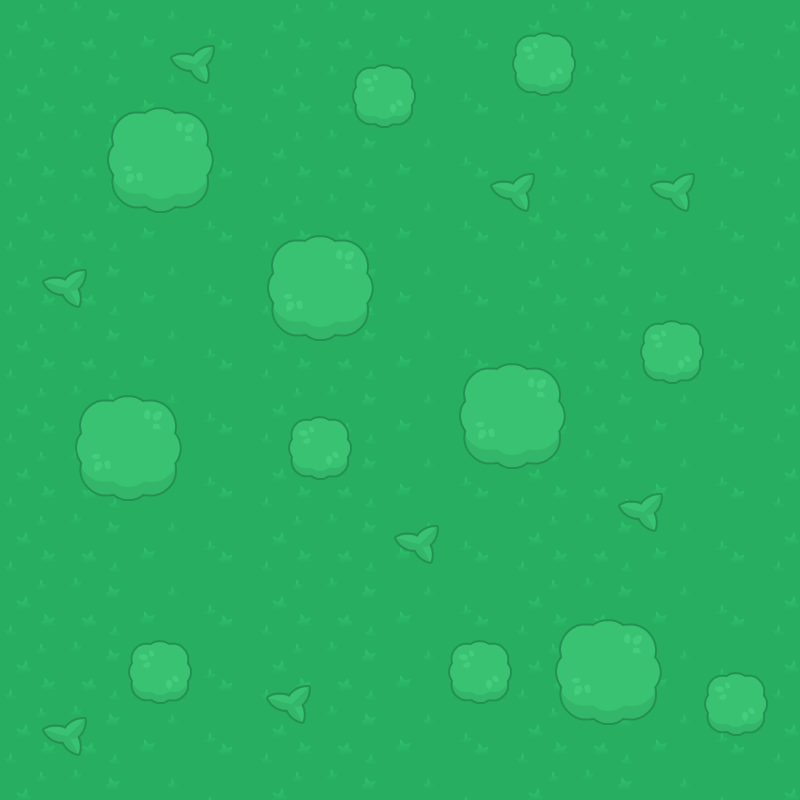

A level layout from a 2D game, rendered from its tile map. Below: a short description, then the map file with its tile-grid data intact:
An orthogonal 25x25 tile map with 32x32 px tiles, 2 tile layers (bot, top).

<map version="1.4" tiledversion="1.4.2" orientation="orthogonal" renderorder="right-down" width="25" height="25" tilewidth="32" tileheight="32" infinite="0" nextlayerid="3" nextobjectid="1">
 <tileset firstgid="1" name="tilesheet_complete" tilewidth="32" tileheight="32" tilecount="2160" columns="54">
  <image source="tilesheet_complete.png" width="1728" height="1280" />
  <tile id="684">
   <properties>
    <property name="collides" type="bool" value="true" />
   </properties>
  </tile>
  <tile id="685">
   <properties>
    <property name="collides" type="bool" value="true" />
   </properties>
  </tile>
  <tile id="686">
   <properties>
    <property name="collides" type="bool" value="true" />
   </properties>
  </tile>
  <tile id="687">
   <properties>
    <property name="collides" type="bool" value="true" />
   </properties>
  </tile>
  <tile id="738">
   <properties>
    <property name="collides" type="bool" value="true" />
   </properties>
  </tile>
  <tile id="739">
   <properties>
    <property name="collides" type="bool" value="true" />
   </properties>
  </tile>
  <tile id="740">
   <properties>
    <property name="collides" type="bool" value="true" />
   </properties>
  </tile>
  <tile id="741">
   <properties>
    <property name="collides" type="bool" value="true" />
   </properties>
  </tile>
  <tile id="792">
   <properties>
    <property name="collides" type="bool" value="true" />
   </properties>
  </tile>
  <tile id="793">
   <properties>
    <property name="collides" type="bool" value="true" />
   </properties>
  </tile>
  <tile id="794">
   <properties>
    <property name="collides" type="bool" value="true" />
   </properties>
  </tile>
  <tile id="795">
   <properties>
    <property name="collides" type="bool" value="true" />
   </properties>
  </tile>
  <tile id="846">
   <properties>
    <property name="collides" type="bool" value="true" />
   </properties>
  </tile>
  <tile id="847">
   <properties>
    <property name="collides" type="bool" value="true" />
   </properties>
  </tile>
  <tile id="848">
   <properties>
    <property name="collides" type="bool" value="true" />
   </properties>
  </tile>
  <tile id="849">
   <properties>
    <property name="collides" type="bool" value="true" />
   </properties>
  </tile>
 </tileset>
 <layer id="1" name="bot" width="25" height="25">
  <data encoding="csv">
1,2,3,4,5,6,7,8,1,2,3,4,5,6,7,8,1,2,3,4,5,6,7,8,1,
55,56,57,58,59,60,61,62,55,56,57,58,59,60,61,62,55,56,57,58,59,60,61,62,55,
1,2,3,4,5,6,7,8,1,2,3,4,5,6,7,8,1,2,3,4,5,6,7,8,1,
55,56,57,58,59,60,61,62,55,56,57,58,59,60,61,62,55,56,57,58,59,60,61,62,55,
1,2,3,4,5,6,7,8,1,2,3,4,5,6,7,8,1,2,3,4,5,6,7,8,1,
55,56,57,58,59,60,61,62,55,56,57,58,59,60,61,62,55,56,57,58,59,60,61,62,55,
1,2,3,4,5,6,7,8,1,2,3,4,5,6,7,8,1,2,3,4,5,6,7,8,1,
55,56,57,58,59,60,61,62,55,56,57,58,59,60,61,62,55,56,57,58,59,60,61,62,55,
1,2,3,4,5,6,7,8,1,2,3,4,5,6,7,8,1,2,3,4,5,6,7,8,1,
55,56,57,58,59,60,61,62,55,56,57,58,59,60,61,62,55,56,57,58,59,60,61,62,55,
1,2,3,4,5,6,7,8,1,2,3,4,5,6,7,8,1,2,3,4,5,6,7,8,1,
55,56,57,58,59,60,61,62,55,56,57,58,59,60,61,62,55,56,57,58,59,60,61,62,55,
1,2,3,4,5,6,7,8,1,2,3,4,5,6,7,8,1,2,3,4,5,6,7,8,1,
55,56,57,58,59,60,61,62,55,56,57,58,59,60,61,62,55,56,57,58,59,60,61,62,55,
1,2,3,4,5,6,7,8,1,2,3,4,5,6,7,8,1,2,3,4,5,6,7,8,1,
55,56,57,58,59,60,61,62,55,56,57,58,59,60,61,62,55,56,57,58,59,60,61,62,55,
1,2,3,4,5,6,7,8,1,2,3,4,5,6,7,8,1,2,3,4,5,6,7,8,1,
55,56,57,58,59,60,61,62,55,56,57,58,59,60,61,62,55,56,57,58,59,60,61,62,55,
1,2,3,4,5,6,7,8,1,2,3,4,5,6,7,8,1,2,3,4,5,6,7,8,1,
55,56,57,58,59,60,61,62,55,56,57,58,59,60,61,62,55,56,57,58,59,60,61,62,55,
1,2,3,4,5,6,7,8,1,2,3,4,5,6,7,8,1,2,3,4,5,6,7,8,1,
55,56,57,58,59,60,61,62,55,56,57,58,59,60,61,62,55,56,57,58,59,60,61,62,55,
1,2,3,4,5,6,7,8,1,2,3,4,5,6,7,8,1,2,3,4,5,6,7,8,1,
55,56,57,58,59,60,61,62,55,56,57,58,59,60,61,62,55,56,57,58,59,60,61,62,55,
1,2,3,4,5,6,7,8,1,2,3,4,5,6,7,8,1,2,3,4,5,6,7,8,1
</data>
 </layer>
 <layer id="2" name="top" width="25" height="25">
  <data encoding="csv">
0,0,0,0,0,0,0,0,0,0,0,0,0,0,0,0,0,0,0,0,0,0,0,0,0,
0,0,0,0,0,797,798,0,0,0,0,0,0,0,0,0,689,690,0,0,0,0,0,0,0,
0,0,0,0,0,851,852,0,0,0,0,689,690,0,0,0,743,744,0,0,0,0,0,0,0,
0,0,0,685,686,687,688,0,0,0,0,743,744,0,0,0,0,0,0,0,0,0,0,0,0,
0,0,0,739,740,741,742,0,0,0,0,0,0,0,0,0,0,0,0,0,0,0,0,0,0,
0,0,0,793,794,795,796,0,0,0,0,0,0,0,0,797,798,0,0,0,797,798,0,0,0,
0,0,0,847,848,849,850,0,0,0,0,0,0,0,0,851,852,0,0,0,851,852,0,0,0,
0,0,0,0,0,0,0,0,685,686,687,688,0,0,0,0,0,0,0,0,0,0,0,0,0,
0,797,798,0,0,0,0,0,739,740,741,742,0,0,0,0,0,0,0,0,0,0,0,0,0,
0,851,852,0,0,0,0,0,793,794,795,796,0,0,0,0,0,0,0,0,0,0,0,0,0,
0,0,0,0,0,0,0,0,847,848,849,850,0,0,0,0,0,0,0,0,689,690,0,0,0,
0,0,0,0,0,0,0,0,0,0,0,0,0,0,685,686,687,688,0,0,743,744,0,0,0,
0,0,685,686,687,688,0,0,0,0,0,0,0,0,739,740,741,742,0,0,0,0,0,0,0,
0,0,739,740,741,742,0,0,0,689,690,0,0,0,793,794,795,796,0,0,0,0,0,0,0,
0,0,793,794,795,796,0,0,0,743,744,0,0,0,847,848,849,850,0,0,0,0,0,0,0,
0,0,847,848,849,850,0,0,0,0,0,0,0,0,0,0,0,0,0,797,798,0,0,0,0,
0,0,0,0,0,0,0,0,0,0,0,0,797,798,0,0,0,0,0,851,852,0,0,0,0,
0,0,0,0,0,0,0,0,0,0,0,0,851,852,0,0,0,0,0,0,0,0,0,0,0,
0,0,0,0,0,0,0,0,0,0,0,0,0,0,0,0,0,0,0,0,0,0,0,0,0,
0,0,0,0,0,0,0,0,0,0,0,0,0,0,0,0,0,685,686,687,688,0,0,0,0,
0,0,0,0,689,690,0,0,0,0,0,0,0,0,689,690,0,739,740,741,742,0,0,0,0,
0,0,0,0,743,744,0,0,797,798,0,0,0,0,743,744,0,793,794,795,796,0,689,690,0,
0,797,798,0,0,0,0,0,851,852,0,0,0,0,0,0,0,847,848,849,850,0,743,744,0,
0,851,852,0,0,0,0,0,0,0,0,0,0,0,0,0,0,0,0,0,0,0,0,0,0,
0,0,0,0,0,0,0,0,0,0,0,0,0,0,0,0,0,0,0,0,0,0,0,0,0
</data>
 </layer>
</map>
